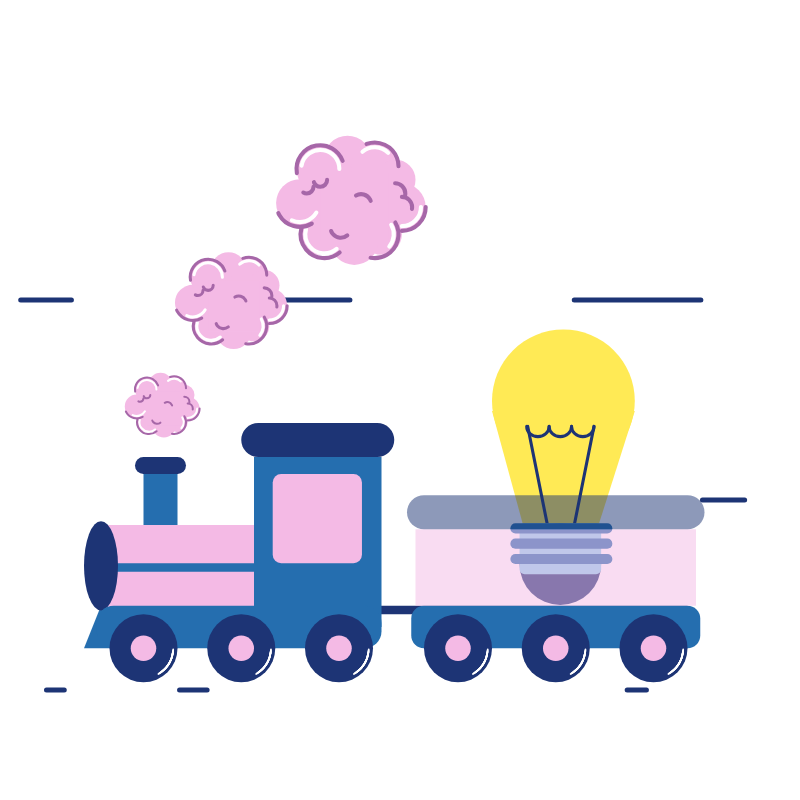
Frame 1 (no input)
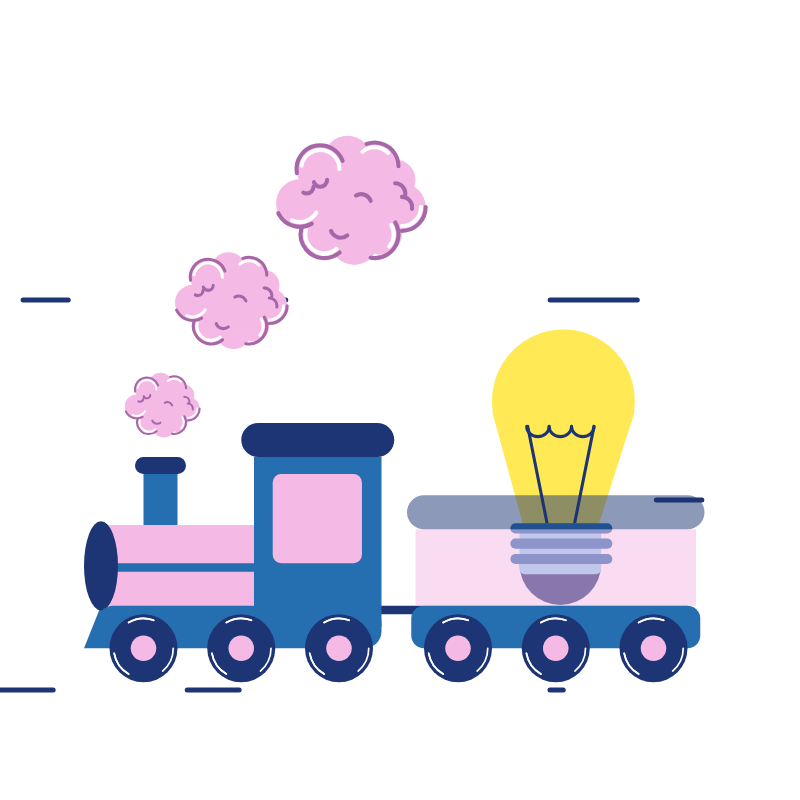
Frame 60 (no input)
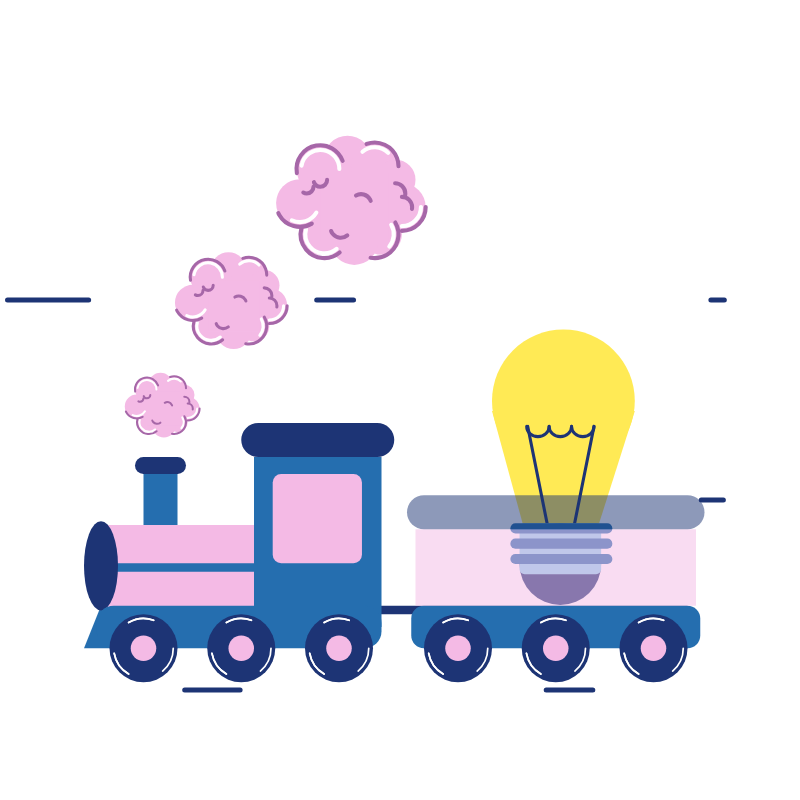
Frame 120 (the mouse pressed at the canvas centre since frame 60)

The p5.js sketch that drew these frames (run headless with seeded random() and noise() and a simulated clock; from frame 60 on, the mouse is pressed at the canvas centre):

// p5.js sketch
// ── sketch.js
var f = 0;


var offset = 0;
var strum = 1;
var vertOne = 300;
var vertTwo = 350;
var v = 1;

function setup() {
  createCanvas(800, 800);
  angleMode(DEGREES);
  background('#fffadc');
  frameRate (60)
}

function draw() {
 clear()
background('#00000');
  
  strokeWeight (5)
stroke('#1d3475');
  //leftside
  line(random(0, 100), 300, random(0, 100), 300);
    line(random(200, 400), 300, random(200, 400), 300);
  line(random(500, 750), 300, random(500, 750), 300);
  
  //right side 
  line(random(250, 400), 500, random(250, 400), 500);
line(random(650, 850), 500, random(650, 850), 500);
  
  //Ground
   line(random(-75, 100), 690, random(-75, 100), 690);
   line(random(175, 250), 690, random(175, 250), 690);
  line(random(475, 700), 690, random(475, 700), 690);
  
  
  
  push()


  translate(50, 100)
  scale(0.85)
  
  // gear1Draw()
  // translate (200, 0)
  // gear2Draw()
  push()
  translate (-110, -30)
  scale (1.2)
   lightbulbDraw();
  pop()

  // push()
  // translate(-290, -430)
  // scale(3.2, 3);
  // brainDraw();
  // pop()

  push()
  translate(-90, 135)
  scale(0.8);
  brainDraw();
  pop()

  push()
  translate(-120, -100)
  scale(1.2);
  brainDraw();
  pop()


  push()
  translate(-90, -330)
  scale(1.6);
  brainDraw();
  pop()

  push()
  translate(-40, 400)
  trainDraw();
  pop()
  
   

  pop()




}


function lightbulbDraw()
{
  push()
  angleMode (DEGREES)
  noStroke()
   var lightBlue = color ('#256eaf')
  var lightestBlue = color('#8ed6ef')
var darkBlue = color ('#1d3475')

  fill('#ffea55') //bright yellow
  circle (595, 320, 140);
  quad (525, 330, 665, 330,630, 440, 555, 440)
  
  fill (darkBlue)
  circle (592, 480, 80)
  
  strokeWeight(3)
  stroke(darkBlue)
  line (560, 345, 580, 445)
  line(625, 345, 605, 445 )
  
  noFill()
  
arc (570, 345, 22, 20, 0, 180)
  arc (592, 345, 22, 20, 0, 180)
  arc (614, 345, 22, 20, 0, 180)
  
  noStroke()
  fill(lightestBlue)
    rect (552, 440, 80, 50, 5)
  fill(lightBlue)
  rect (543, 440, 100, 10, 5)
   rect (543, 455, 100, 10, 5)
  rect (543, 470, 100, 10, 5)
  pop()
  
  
  
}

function trainDraw() {
  strokeWeight(2);
  stroke(0);
  fill(255);
  noStroke()

 var lightPink = color ('#f4bae5')
  var lightBlue = color ('#256eaf')
  var darkBlue = color ('#1d3475')

  //lines connecting train compartments
  fill (darkBlue)// dark blue
  rect(200, 195, 590, 10)


  //chimney smoke thing
  fill (lightBlue)
  rect(150, 40, 40, 100)
   fill (darkBlue)// dark blue
  rect(140, 20, 60, 20, 10)
fill (255)



  //the bottom of train front 
  // triangle(80, 245, 100, 195, 195, 195)
    fill (lightBlue)
  triangle(100, 195, 120, 245, 80, 245)

  //train front 
  fill (lightPink)
  rect(100, 100, 220, 100)

  fill (lightBlue)
  rect(100, 145, 290, 10)
  
  fill (darkBlue)// dark blue
  ellipse(100, 148, 40, 105)
  fill (255)

  //rectangle train front window compartment

  fill (lightBlue)
  rect(280, 20, 150, 200)
  rect(95, 195, 335, 50, 20)
  fill (darkBlue)// dark blue
  rect(265, -20, 180, 40, 20)

   fill('rgba(244, 186, 229, 2)')// light pink

  rect(302, 40, 105, 105, 10)
fill (255)

  //wheels of first compartment

  fill (darkBlue)// dark blue
  circle(150, 245, 80)
   fill(lightPink)// light pink
  circle(150, 245, 30)
  
  var angleStart = 0
  stroke (255)
  noFill()
  strokeWeight (2)
push()
  translate (150, 245)
  for (var angleStart = 0; angleStart <= 4; angleStart+=1)
    {
      
      rotate (frameCount * 2)
  arc (0, 0, 70, 70, 0, 50)
       
       
    }
  pop()


  noStroke()
  fill (darkBlue)// dark blue
  circle(265, 245, 80)
   fill(lightPink)// light pink
  circle(265, 245, 30)
  
   stroke (255)
  noFill()
  strokeWeight (2)
  push()
  translate (265, 245)
  for (var angleStart = 0; angleStart <= 4; angleStart+=1)
    {
      
      rotate (frameCount * 2)
  arc (0, 0, 70, 70, 0, 50)
       
       
    }
  pop()


  noStroke()

  fill (darkBlue)// dark blue
  circle(380, 245, 80)
  fill(lightPink)// light pink
  circle(380, 245, 30)
  
    stroke (255)
  noFill()
  strokeWeight (2)
  push()
  translate (380, 245)
  for (var angleStart = 0; angleStart <= 4; angleStart+=1)
    {
      
      rotate (frameCount * 2)
  arc (0, 0, 70, 70, 0, 50)
       
       
    }
  pop()


  noStroke()

  fill(255)
  // base of second compartment
   fill (lightBlue)
  rect(465, 195, 340, 50, 15)
  

  //wheels of second compartment

  fill (darkBlue)// dark blue
  circle(520, 245, 80)
  fill(lightPink)// light pink
  circle(520, 245, 30)
  
    stroke (255)
  noFill()
  strokeWeight (2)
  push()
  translate (520, 245)
  for (var angleStart = 0; angleStart <= 4; angleStart+=1)
    {
      
      rotate (frameCount * 2)
  arc (0, 0, 70, 70, 0, 50)
       
       
    }
  pop()


  noStroke()

  fill (darkBlue)// dark blue
  circle(635, 245, 80)
  fill(lightPink)// light pink
  circle(635, 245, 30)
  
    stroke (255)
  noFill()
  strokeWeight (2)
  push()
  translate (635, 245)
  for (var angleStart = 0; angleStart <= 4; angleStart+=1)
    {
      
      rotate (frameCount * 2)
  arc (0, 0, 70, 70, 0, 50)
       
       
    }
  pop()


  noStroke()

  fill (darkBlue)// dark blue
  circle(750, 245, 80)
  fill(lightPink)// light pink
  circle(750, 245, 30)
  fill (255)
  
    stroke (255)
  noFill()
  strokeWeight (2)
  push()
  translate (750, 245)
  for (var angleStart = 0; angleStart <= 4; angleStart+=1)
    {
      
      rotate (frameCount * 2)
  arc (0, 0, 70, 70, 0, 50)
       
       
    }
  pop()


  noStroke()

  //second compartment
  fill('rgba(244, 186, 229, 0.5)')
  rect(470, 105, 330, 90)
 fill('rgba(29, 52, 117, 0.5)')
  rect(460, 65, 350, 40, 20)

  // triangle ()
  //   rect ()

}




function brainDraw() {
  noStroke();
  fill('#eaade4')
  fill ('#f4bae5')
  // arc (300, 300, 40, 40, 0, 40);
  circle(300, 305, 30)
  circle(280, 310, 35)
  circle(255, 305, 30)
  circle(260, 305, 30)
  circle(240, 282, 35)
  circle(275, 250, 35)
  circle(255, 257, 35)
  circle(295, 255, 35)
  circle(310, 265, 30)
  circle(315, 285, 35)
  rect(255, 260, 50, 50)

  strokeCap(ROUND);

  noFill();


  //white highlights
  stroke(255)
  strokeWeight(3);
  arc(255, 257, 28, 28, -170, 0)
  arc(295, 255, 28, 28, -130, -45)
  arc(258, 305, 28, 28, 50, 195)
  arc(240, 282, 28, 28, 30, 115)
  arc(295, 305, 28, 28, -30, 40)
  arc(315, 285, 28, 28, 0, 90)



  stroke('#a667a8');
  strokeWeight(3);

  arc(255, 257, 35, 35, -190, -20)
  arc(295, 255, 35, 35, -110, 0)
  arc(258, 305, 35, 35, 50, 195)
  arc(240, 282, 35, 35, 60, 155)
  arc(295, 305, 35, 35, -30, 100)
  arc(315, 285, 35, 35, 0, 90)

  //brain inner wrinkles
  arc(245, 270, 10, 10, 0, 120)
  arc(255, 265, 10, 10, 0, 160)

  arc(270, 300, 15, 15, 50, 160)
  arc(315, 285, 15, 15, -90, 10)
  arc(310, 275, 15, 15, -90, 10)
  arc(285, 283, 15, 15, -120, -20)




}


function gear1Draw()
{
  noStroke()
  
  
  fill(100)
  push()
  // rotate (frameCount)
  for (var i = 0; i < 24; i++){
    // translate (5, 5)
    
    rotate (20)
    triangle (0, 0, 30, 0, 15, -15)
  }
  pop()
  
  fill(255)
  circle (0, 0, 20)
   
  
}

function gear2Draw()
{
    fill(100)
  circle (0, 0,150)
  
  //  fill(255)
  // circle (0, 0, 100)
  
  fill(100)
  rect (0, 0, 20, 100)
  push()
  
  for (var i = 0; i < 24; i++){
    // translate (5, 5)
    rotate (15)
    rect (0, 0, 20, 100)
  }
  pop()
  
  
//   fill(100)
//   circle (0, 0,150)
  
//   //  fill(255)
//   // circle (0, 0, 100)
  
//   fill(100)
//   push()
  
//   for (var i = 0; i < 24; i++){
//     // translate (5, 5)
//     rotate (15)
//     rect (0, 0, 20, 100)
  // pop()
  
  fill(255)
  circle (0, 0, 100)
}
